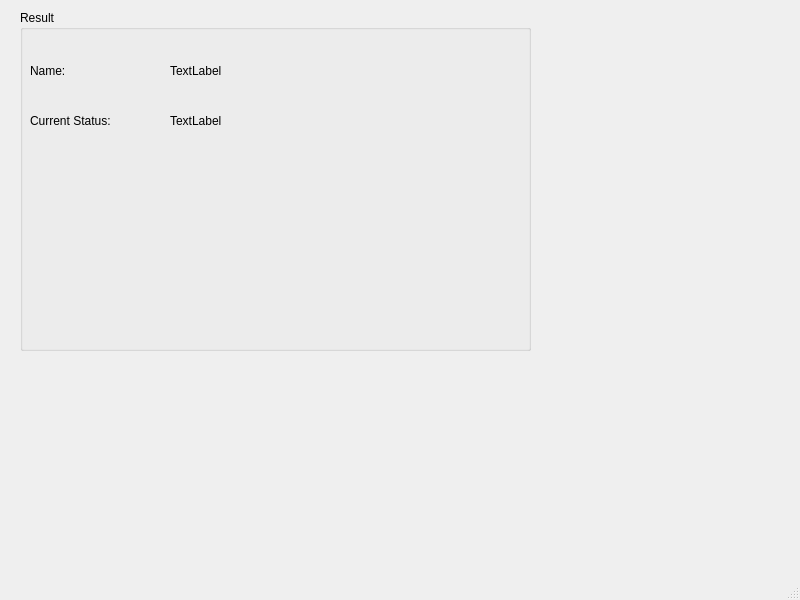
<?xml version="1.0" encoding="UTF-8"?>
<ui version="4.0">
 <class>MainWindow</class>
 <widget class="QMainWindow" name="MainWindow">
  <property name="geometry">
   <rect>
    <x>0</x>
    <y>0</y>
    <width>800</width>
    <height>600</height>
   </rect>
  </property>
  <property name="windowTitle">
   <string>MainWindow</string>
  </property>
  <widget class="QWidget" name="centralwidget">
   <widget class="QGroupBox" name="Result">
    <property name="enabled">
     <bool>true</bool>
    </property>
    <property name="geometry">
     <rect>
      <x>20</x>
      <y>10</y>
      <width>511</width>
      <height>341</height>
     </rect>
    </property>
    <property name="styleSheet">
     <string notr="true">font: 14pt &quot;Montserrat&quot;;</string>
    </property>
    <property name="title">
     <string>Result</string>
    </property>
    <widget class="QLabel" name="ProfNameLabel">
     <property name="geometry">
      <rect>
       <x>10</x>
       <y>40</y>
       <width>121</width>
       <height>41</height>
      </rect>
     </property>
     <property name="styleSheet">
      <string notr="true">font: 12pt &quot;Montserrat&quot;;</string>
     </property>
     <property name="text">
      <string>Name:</string>
     </property>
    </widget>
    <widget class="QLabel" name="ProfName">
     <property name="geometry">
      <rect>
       <x>150</x>
       <y>40</y>
       <width>221</width>
       <height>41</height>
      </rect>
     </property>
     <property name="styleSheet">
      <string notr="true">font: 12pt &quot;Montserrat&quot;;</string>
     </property>
     <property name="text">
      <string>TextLabel</string>
     </property>
    </widget>
    <widget class="QLabel" name="ProfImage">
     <property name="geometry">
      <rect>
       <x>320</x>
       <y>20</y>
       <width>181</width>
       <height>171</height>
      </rect>
     </property>
     <property name="styleSheet">
      <string notr="true">font: 12pt &quot;Montserrat&quot;;</string>
     </property>
     <property name="text">
      <string/>
     </property>
    </widget>
    <widget class="QLabel" name="CurrStatusLabel">
     <property name="geometry">
      <rect>
       <x>10</x>
       <y>90</y>
       <width>121</width>
       <height>41</height>
      </rect>
     </property>
     <property name="styleSheet">
      <string notr="true">font: 12pt &quot;Montserrat&quot;;</string>
     </property>
     <property name="text">
      <string>Current Status:</string>
     </property>
    </widget>
    <widget class="QLabel" name="CurrStatus">
     <property name="geometry">
      <rect>
       <x>150</x>
       <y>90</y>
       <width>221</width>
       <height>41</height>
      </rect>
     </property>
     <property name="styleSheet">
      <string notr="true">font: 12pt &quot;Montserrat&quot;;</string>
     </property>
     <property name="text">
      <string>TextLabel</string>
     </property>
    </widget>
   </widget>
  </widget>
  <widget class="QStatusBar" name="statusbar"/>
 </widget>
 <resources/>
 <connections/>
</ui>
